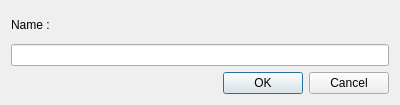
<?xml version="1.0" encoding="UTF-8"?>
<ui version="4.0">
 <class>Create_automaton_dialog</class>
 <widget class="QDialog" name="Create_automaton_dialog">
  <property name="geometry">
   <rect>
    <x>0</x>
    <y>0</y>
    <width>400</width>
    <height>105</height>
   </rect>
  </property>
  <property name="windowTitle">
   <string>Create Automaton</string>
  </property>
  <layout class="QVBoxLayout" name="verticalLayout">
   <item>
    <widget class="QLabel" name="label">
     <property name="text">
      <string>Name :</string>
     </property>
    </widget>
   </item>
   <item>
    <widget class="QLineEdit" name="nameEdit"/>
   </item>
   <item>
    <layout class="QHBoxLayout" name="horizontalLayout">
     <item>
      <widget class="QLabel" name="label_alert">
       <property name="palette">
        <palette>
         <active>
          <colorrole role="WindowText">
           <brush brushstyle="SolidPattern">
            <color alpha="255">
             <red>0</red>
             <green>0</green>
             <blue>0</blue>
            </color>
           </brush>
          </colorrole>
          <colorrole role="Button">
           <brush brushstyle="SolidPattern">
            <color alpha="255">
             <red>255</red>
             <green>0</green>
             <blue>0</blue>
            </color>
           </brush>
          </colorrole>
          <colorrole role="Light">
           <brush brushstyle="SolidPattern">
            <color alpha="255">
             <red>255</red>
             <green>127</green>
             <blue>127</blue>
            </color>
           </brush>
          </colorrole>
          <colorrole role="Midlight">
           <brush brushstyle="SolidPattern">
            <color alpha="255">
             <red>255</red>
             <green>63</green>
             <blue>63</blue>
            </color>
           </brush>
          </colorrole>
          <colorrole role="Dark">
           <brush brushstyle="SolidPattern">
            <color alpha="255">
             <red>127</red>
             <green>0</green>
             <blue>0</blue>
            </color>
           </brush>
          </colorrole>
          <colorrole role="Mid">
           <brush brushstyle="SolidPattern">
            <color alpha="255">
             <red>170</red>
             <green>0</green>
             <blue>0</blue>
            </color>
           </brush>
          </colorrole>
          <colorrole role="Text">
           <brush brushstyle="SolidPattern">
            <color alpha="255">
             <red>0</red>
             <green>0</green>
             <blue>0</blue>
            </color>
           </brush>
          </colorrole>
          <colorrole role="BrightText">
           <brush brushstyle="SolidPattern">
            <color alpha="255">
             <red>255</red>
             <green>255</green>
             <blue>255</blue>
            </color>
           </brush>
          </colorrole>
          <colorrole role="ButtonText">
           <brush brushstyle="SolidPattern">
            <color alpha="255">
             <red>0</red>
             <green>0</green>
             <blue>0</blue>
            </color>
           </brush>
          </colorrole>
          <colorrole role="Base">
           <brush brushstyle="SolidPattern">
            <color alpha="255">
             <red>255</red>
             <green>255</green>
             <blue>255</blue>
            </color>
           </brush>
          </colorrole>
          <colorrole role="Window">
           <brush brushstyle="SolidPattern">
            <color alpha="255">
             <red>255</red>
             <green>0</green>
             <blue>0</blue>
            </color>
           </brush>
          </colorrole>
          <colorrole role="Shadow">
           <brush brushstyle="SolidPattern">
            <color alpha="255">
             <red>0</red>
             <green>0</green>
             <blue>0</blue>
            </color>
           </brush>
          </colorrole>
          <colorrole role="AlternateBase">
           <brush brushstyle="SolidPattern">
            <color alpha="255">
             <red>255</red>
             <green>127</green>
             <blue>127</blue>
            </color>
           </brush>
          </colorrole>
          <colorrole role="ToolTipBase">
           <brush brushstyle="SolidPattern">
            <color alpha="255">
             <red>255</red>
             <green>255</green>
             <blue>220</blue>
            </color>
           </brush>
          </colorrole>
          <colorrole role="ToolTipText">
           <brush brushstyle="SolidPattern">
            <color alpha="255">
             <red>0</red>
             <green>0</green>
             <blue>0</blue>
            </color>
           </brush>
          </colorrole>
          <colorrole role="PlaceholderText">
           <brush brushstyle="SolidPattern">
            <color alpha="128">
             <red>0</red>
             <green>0</green>
             <blue>0</blue>
            </color>
           </brush>
          </colorrole>
         </active>
         <inactive>
          <colorrole role="WindowText">
           <brush brushstyle="SolidPattern">
            <color alpha="255">
             <red>0</red>
             <green>0</green>
             <blue>0</blue>
            </color>
           </brush>
          </colorrole>
          <colorrole role="Button">
           <brush brushstyle="SolidPattern">
            <color alpha="255">
             <red>255</red>
             <green>0</green>
             <blue>0</blue>
            </color>
           </brush>
          </colorrole>
          <colorrole role="Light">
           <brush brushstyle="SolidPattern">
            <color alpha="255">
             <red>255</red>
             <green>127</green>
             <blue>127</blue>
            </color>
           </brush>
          </colorrole>
          <colorrole role="Midlight">
           <brush brushstyle="SolidPattern">
            <color alpha="255">
             <red>255</red>
             <green>63</green>
             <blue>63</blue>
            </color>
           </brush>
          </colorrole>
          <colorrole role="Dark">
           <brush brushstyle="SolidPattern">
            <color alpha="255">
             <red>127</red>
             <green>0</green>
             <blue>0</blue>
            </color>
           </brush>
          </colorrole>
          <colorrole role="Mid">
           <brush brushstyle="SolidPattern">
            <color alpha="255">
             <red>170</red>
             <green>0</green>
             <blue>0</blue>
            </color>
           </brush>
          </colorrole>
          <colorrole role="Text">
           <brush brushstyle="SolidPattern">
            <color alpha="255">
             <red>0</red>
             <green>0</green>
             <blue>0</blue>
            </color>
           </brush>
          </colorrole>
          <colorrole role="BrightText">
           <brush brushstyle="SolidPattern">
            <color alpha="255">
             <red>255</red>
             <green>255</green>
             <blue>255</blue>
            </color>
           </brush>
          </colorrole>
          <colorrole role="ButtonText">
           <brush brushstyle="SolidPattern">
            <color alpha="255">
             <red>0</red>
             <green>0</green>
             <blue>0</blue>
            </color>
           </brush>
          </colorrole>
          <colorrole role="Base">
           <brush brushstyle="SolidPattern">
            <color alpha="255">
             <red>255</red>
             <green>255</green>
             <blue>255</blue>
            </color>
           </brush>
          </colorrole>
          <colorrole role="Window">
           <brush brushstyle="SolidPattern">
            <color alpha="255">
             <red>255</red>
             <green>0</green>
             <blue>0</blue>
            </color>
           </brush>
          </colorrole>
          <colorrole role="Shadow">
           <brush brushstyle="SolidPattern">
            <color alpha="255">
             <red>0</red>
             <green>0</green>
             <blue>0</blue>
            </color>
           </brush>
          </colorrole>
          <colorrole role="AlternateBase">
           <brush brushstyle="SolidPattern">
            <color alpha="255">
             <red>255</red>
             <green>127</green>
             <blue>127</blue>
            </color>
           </brush>
          </colorrole>
          <colorrole role="ToolTipBase">
           <brush brushstyle="SolidPattern">
            <color alpha="255">
             <red>255</red>
             <green>255</green>
             <blue>220</blue>
            </color>
           </brush>
          </colorrole>
          <colorrole role="ToolTipText">
           <brush brushstyle="SolidPattern">
            <color alpha="255">
             <red>0</red>
             <green>0</green>
             <blue>0</blue>
            </color>
           </brush>
          </colorrole>
          <colorrole role="PlaceholderText">
           <brush brushstyle="SolidPattern">
            <color alpha="128">
             <red>0</red>
             <green>0</green>
             <blue>0</blue>
            </color>
           </brush>
          </colorrole>
         </inactive>
         <disabled>
          <colorrole role="WindowText">
           <brush brushstyle="SolidPattern">
            <color alpha="255">
             <red>127</red>
             <green>0</green>
             <blue>0</blue>
            </color>
           </brush>
          </colorrole>
          <colorrole role="Button">
           <brush brushstyle="SolidPattern">
            <color alpha="255">
             <red>255</red>
             <green>0</green>
             <blue>0</blue>
            </color>
           </brush>
          </colorrole>
          <colorrole role="Light">
           <brush brushstyle="SolidPattern">
            <color alpha="255">
             <red>255</red>
             <green>127</green>
             <blue>127</blue>
            </color>
           </brush>
          </colorrole>
          <colorrole role="Midlight">
           <brush brushstyle="SolidPattern">
            <color alpha="255">
             <red>255</red>
             <green>63</green>
             <blue>63</blue>
            </color>
           </brush>
          </colorrole>
          <colorrole role="Dark">
           <brush brushstyle="SolidPattern">
            <color alpha="255">
             <red>127</red>
             <green>0</green>
             <blue>0</blue>
            </color>
           </brush>
          </colorrole>
          <colorrole role="Mid">
           <brush brushstyle="SolidPattern">
            <color alpha="255">
             <red>170</red>
             <green>0</green>
             <blue>0</blue>
            </color>
           </brush>
          </colorrole>
          <colorrole role="Text">
           <brush brushstyle="SolidPattern">
            <color alpha="255">
             <red>127</red>
             <green>0</green>
             <blue>0</blue>
            </color>
           </brush>
          </colorrole>
          <colorrole role="BrightText">
           <brush brushstyle="SolidPattern">
            <color alpha="255">
             <red>255</red>
             <green>255</green>
             <blue>255</blue>
            </color>
           </brush>
          </colorrole>
          <colorrole role="ButtonText">
           <brush brushstyle="SolidPattern">
            <color alpha="255">
             <red>127</red>
             <green>0</green>
             <blue>0</blue>
            </color>
           </brush>
          </colorrole>
          <colorrole role="Base">
           <brush brushstyle="SolidPattern">
            <color alpha="255">
             <red>255</red>
             <green>0</green>
             <blue>0</blue>
            </color>
           </brush>
          </colorrole>
          <colorrole role="Window">
           <brush brushstyle="SolidPattern">
            <color alpha="255">
             <red>255</red>
             <green>0</green>
             <blue>0</blue>
            </color>
           </brush>
          </colorrole>
          <colorrole role="Shadow">
           <brush brushstyle="SolidPattern">
            <color alpha="255">
             <red>0</red>
             <green>0</green>
             <blue>0</blue>
            </color>
           </brush>
          </colorrole>
          <colorrole role="AlternateBase">
           <brush brushstyle="SolidPattern">
            <color alpha="255">
             <red>255</red>
             <green>0</green>
             <blue>0</blue>
            </color>
           </brush>
          </colorrole>
          <colorrole role="ToolTipBase">
           <brush brushstyle="SolidPattern">
            <color alpha="255">
             <red>255</red>
             <green>255</green>
             <blue>220</blue>
            </color>
           </brush>
          </colorrole>
          <colorrole role="ToolTipText">
           <brush brushstyle="SolidPattern">
            <color alpha="255">
             <red>0</red>
             <green>0</green>
             <blue>0</blue>
            </color>
           </brush>
          </colorrole>
          <colorrole role="PlaceholderText">
           <brush brushstyle="SolidPattern">
            <color alpha="128">
             <red>0</red>
             <green>0</green>
             <blue>0</blue>
            </color>
           </brush>
          </colorrole>
         </disabled>
        </palette>
       </property>
       <property name="text">
        <string/>
       </property>
      </widget>
     </item>
     <item>
      <widget class="QDialogButtonBox" name="buttonBox">
       <property name="sizePolicy">
        <sizepolicy hsizetype="Fixed" vsizetype="Fixed">
         <horstretch>0</horstretch>
         <verstretch>0</verstretch>
        </sizepolicy>
       </property>
       <property name="orientation">
        <enum>Qt::Horizontal</enum>
       </property>
       <property name="standardButtons">
        <set>QDialogButtonBox::Cancel|QDialogButtonBox::Ok</set>
       </property>
      </widget>
     </item>
    </layout>
   </item>
  </layout>
 </widget>
 <resources/>
 <connections>
  <connection>
   <sender>buttonBox</sender>
   <signal>rejected()</signal>
   <receiver>Create_automaton_dialog</receiver>
   <slot>reject()</slot>
   <hints>
    <hint type="sourcelabel">
     <x>316</x>
     <y>260</y>
    </hint>
    <hint type="destinationlabel">
     <x>286</x>
     <y>274</y>
    </hint>
   </hints>
  </connection>
 </connections>
</ui>
